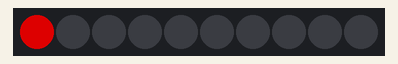
The sketch below on a simulated Arduino Uno, built with avr-gcc and run on an emulated ATmega328P. Parts: 10 RGB LEDs in strip order, left to right. Dim RGB values are drawn brighter than linear.

Above: at 0.1 s.
At 0.6 s:
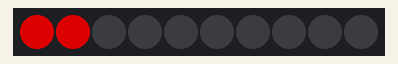
At 1.1 s:
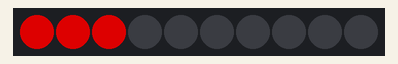
At 2.1 s:
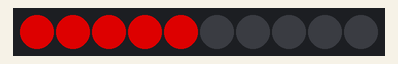
At 3.1 s:
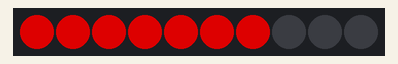
At 4.6 s:
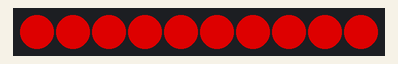

The sketch:

basic-2.ino
```cpp
#include <Adafruit_NeoPixel.h>

//Creating contant values to use in out program
#define PIN            6
#define NUMPIXELS      10

Adafruit_NeoPixel strip = Adafruit_NeoPixel(NUMPIXELS, PIN, NEO_GRB + NEO_KHZ800);

void setup() {
  strip.begin(); // This initializes the NeoPixel library.
}

void loop() {
 for(int i=0;i<NUMPIXELS;i++){
    strip.setPixelColor(i, strip.Color(150,0,0)); // Moderately bright green color.
    strip.show(); // This sends the updated pixel color to the hardware.
    delay(500); // Delay for a period of time (in milliseconds). 500 ms = half second
  }
}
```

Measured:
- what the display in image 1 shows lasts 0.5 s, from 0.5 s to 1.0 s
